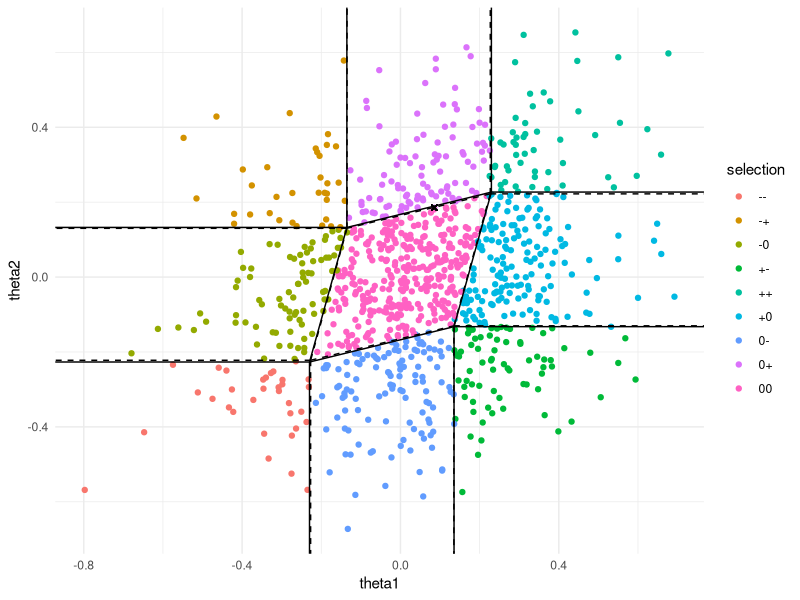

The R source for this figure:
## ---- chunk 1
#| code-fold: true
#| code-summary: Show the code
#| fig-align: center
suppressPackageStartupMessages({
  library(foreach)
  library(doParallel)
  library(glmnet)
  library(ggplot2)
  library(dplyr)
})

theme_set(theme_minimal())

Logistic <- function(z) {
  return(exp(z) / (1 + exp(z)))
}

SignSummary <- function(x) {
  return(paste(ifelse(x == 0, '0', ifelse(x > 0, '+', '-')), collapse = ''))
}

HessianLogistic <- function(x, theta) {
  z <- x %*% theta
  psi.2nd <- exp(z) / (1 + exp(z))^2
  return(-t(x) %*% (x * as.vector(psi.2nd)) / nrow(x))
}

HessianGaussian <- function(x) {
  return(-t(x) %*% x / nrow(x))
}

GLMSim <- function(theta, lambda, n, nRep = 1000, family = 'gaussian') {
  # GLMSim produces a plot of the true selection events by simulation, with
  # approximation of the selection event based on Taylor expansion of the
  # log-likelihood at the true theta (dahsed) and the MLE (dotted)
  #
  # Args:
  #   theta: true parameter
  #   lambda: penalty parameter
  #   n: sample size
  #   nRep: number of points to be included
  #   family: 'binomial' for logistic regression, 'gaussian' for linear
  #     regression
  #
  # Returns:
  #   A plot of the simulation
  registerDoParallel(cores = 4)
  
  # generates nRep possible sets of n observations
  x.cov.rt <- rbind(c(1, -0.1), c(-0.1, 1))
  x <- matrix(rnorm(n * 2), n, 2) %*% x.cov.rt
  if (family == 'binomial') {
    pr <- Logistic(x %*% theta)
    y <- foreach(i = 1:nRep, .combine = cbind) %dopar% {
      set.seed(i)
      rbinom(n, size = 1, prob = pr)
    }
  } else if (family == 'gaussian') {
    mu <- x %*% theta
    y <- foreach(i = 1:nRep, .combine = cbind) %dopar% {
      set.seed(i)
      rnorm(n, mean = mu)
    }
  } else {
    stop('family is not binomial or gaussian')
  }
  
  # runs glmnet to compute the selected variables at s = lambda
  # computes mle as test statistic at s = 0
  mle <- foreach(i = 1:nRep, .combine = rbind, .packages = "glmnet") %dopar% {
    fit <- glmnet(x, y[, i], family = family, intercept = FALSE)
    coeff <- as.matrix(
      coef(
        fit, s = c(0, lambda), exact = TRUE,
        x = x, y = y[, i], family = family,
        intercept = FALSE
      )
    )
    selection <- SignSummary(coeff[-1, 2])
    data.frame(
      theta1 = coeff[2, 1], theta2 = coeff[3, 1],
      selection = selection
    )
  }
  mle$selection <- as.factor(mle$selection)
  
  # computes the selection event based on the MLE at the first row
  if (family == 'binomial') {
    hessian <- HessianLogistic(x, as.numeric(mle[1, 1:2]))
  } else if (family == 'gaussian') {
    hessian <- HessianGaussian(x)
  }
  
  # computes the segments of the polyhedron for event '00'
  zero.seg <- -t(solve(hessian, rbind(c(1, -1, -1, 1), c(1, 1, -1, -1)))) *
    lambda
  zero.seg <- cbind(zero.seg, zero.seg[c(2, 3, 4, 1), ])
  zero.seg <- data.frame(zero.seg)
  # adds segment representing the other events
  zero.seg <- rbind(
    zero.seg,
    zero.seg %>% dplyr::mutate(X3 = X1, X4 = sign(X2) * 10),
    zero.seg %>% dplyr::mutate(X4 = X2, X3 = sign(X1) * 10)
  )
  
  # computes the selection event based on true theta
  if (family == 'binomial') {
    true.hessian <- HessianLogistic(x, theta)
  } else if (family == 'gaussian') {
    true.hessian <- hessian
  }
  
  # computes the segments of the polyhedron for event '00'
  true.zero.seg <- -t(solve(true.hessian, rbind(c(1, -1, -1, 1), c(1, 1, -1, -1)))) *
    lambda
  true.zero.seg <- cbind(true.zero.seg, true.zero.seg[c(2, 3, 4, 1), ])
  true.zero.seg <- data.frame(true.zero.seg)
  # adds segment representing the other events
  true.zero.seg <- rbind(
    true.zero.seg,
    true.zero.seg %>%
      dplyr::mutate(X3 = X1, X4 = sign(X2) * 10),
    true.zero.seg %>%
      dplyr::mutate(X4 = X2, X3 = sign(X1) * 10)
  )
  
  ggplot(mle) +
    geom_point(aes(x = theta1, y = theta2, color = selection)) +
    geom_point(x = mle[1, 1], y = mle[1, 2], shape = 4) +
    geom_segment(
      aes(x = X1, y = X2, xend = X3, yend = X4),
      data = zero.seg, color = 'black'
    ) +
    geom_segment(
      aes(x = X1, y = X2, xend = X3, yend = X4),
      data = true.zero.seg, color = 'black',
      linetype = 'dashed'
    ) +
    coord_cartesian(
      xlim = c(min(mle$theta1), max(mle$theta1)),
      ylim = c(min(mle$theta2), max(mle$theta2))
    )
}

GLMSim(
  theta = c(0.05, 0), lambda = 0.04, n = 100, nRep = 1000,
  family = 'binomial'
)
